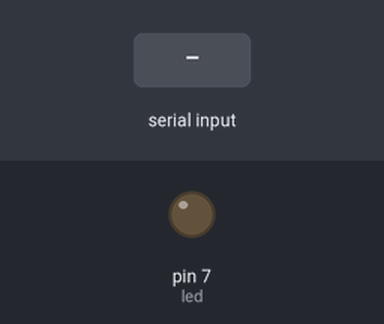
Bench run of a sketch on a simulated Arduino Uno, built with avr-gcc and run on an emulated ATmega328P. Shown: output pins drawn as LEDs (lit = HIGH). Dashed ring = blinking. Inputs (shaded band) come from the test bench. What the sketch prints to the serial monitor is not drawn.

Above: at 1.2 s.
1.3 s: "90,45\n" received over Serial
At 1.7 s:
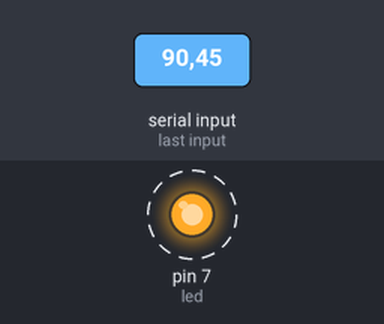
Timing chart, 0 to 10.3 s (numbered marks = the images above; inputs shaded):
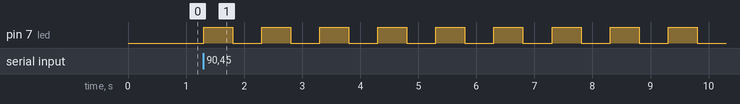

The sketch:

ReadfromMonitor.ino
```cpp
int j;
int led = 7;
int numBlinks;
String msg = "How many Blinks you want ";
int delayT = 500;
void setup() {
  // put your setup code here, to run once:
  Serial.begin(9600);
  pinMode(led , OUTPUT);
}

void loop() {
  // put your main code here, to run repeatedly:
  Serial.println(msg);
  while(Serial.available() == 0){ //Until the data is enterted we have stopped or paused the program
  }

  numBlinks = Serial.parseInt();
  for(j = 1 ; j <= numBlinks ; j = j + 1)
  {
    digitalWrite(led , HIGH);
    delay(delayT);
    digitalWrite(led , LOW);
    delay(delayT);
  }
}
```

Measured:
- after the input at 1.3 s, pin 7 (led): alternates HIGH for 0.50 s and LOW for 0.50 s, starting at once
